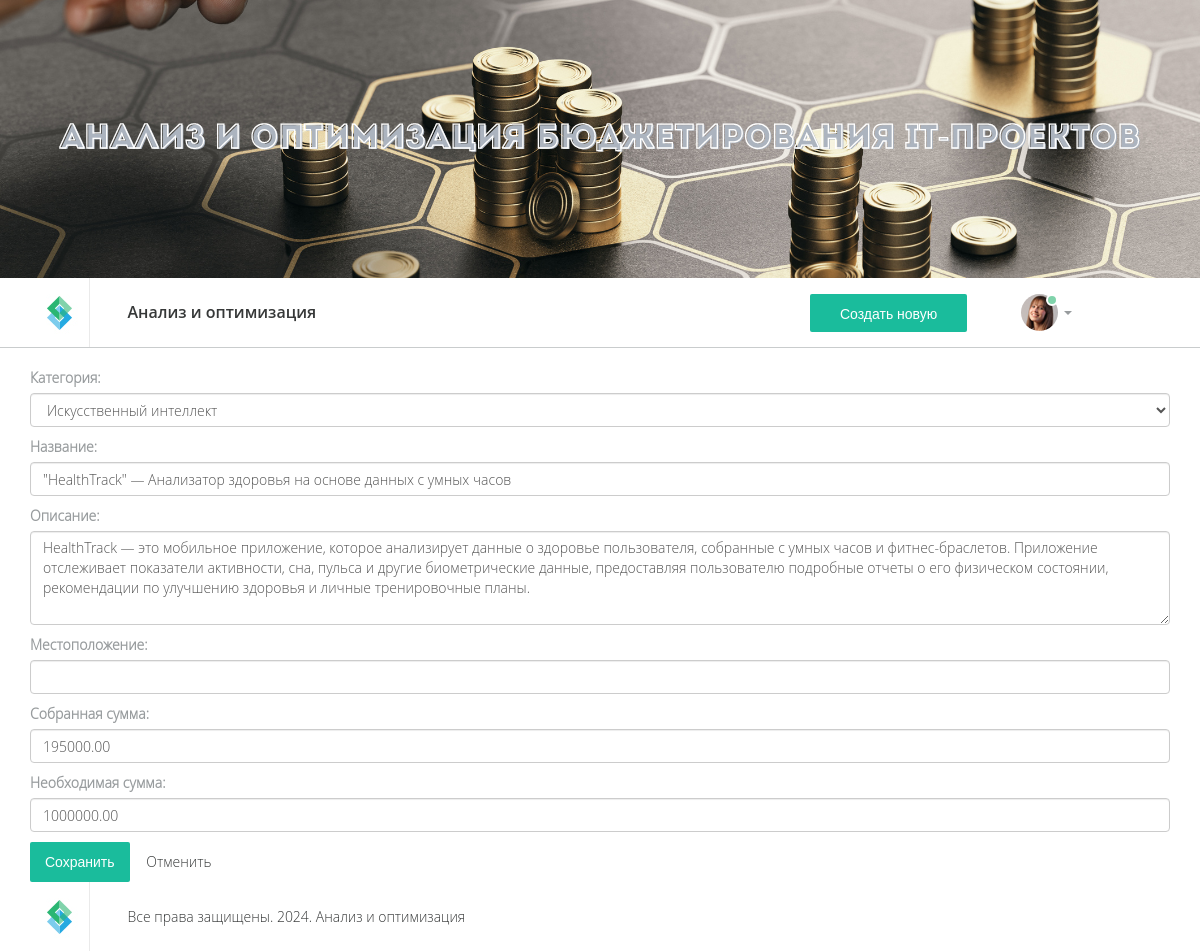
The app's page /forum/cityproblem/9/update/ (signed in) with its own data.
### forum/models.py (models this page shows, shortened)
class CityProblem(models.Model):
    title = models.CharField(max_length=200, verbose_name="Название")
    description = models.TextField(verbose_name="Описание")
    location = models.CharField(max_length=255, blank=True, verbose_name="Местоположение")
    created_at = models.DateTimeField(auto_now_add=True, verbose_name="Дата создания")
    updated_at = models.DateTimeField(auto_now=True, verbose_name="Дата обновления")
    author = models.ForeignKey(User, on_delete=models.CASCADE, related_name='city_problems', verbose_name="Автор")
    category = models.ForeignKey(Category, on_delete=models.SET_NULL, null=True, blank=True, verbose_name="Категория")
    collected_amount = models.DecimalField(max_digits=10, decimal_places=2, default=0.00,
                                           verbose_name="Собранная сумма")
    total_amount = models.DecimalField(max_digits=10, decimal_places=2, default=0.00, verbose_name="Необходимая сумма")
    class Meta:
        verbose_name = "IT проект"
        verbose_name_plural = "IT проекты"

### forum/views.py (the view, shortened to what this page needs)
# urls.py: path('cityproblem/<int:pk>/update/', views.CityProblemUpdateView.as_view(), name='cityproblem_update'),
class CityProblemUpdateView(LoginRequiredMixin, UpdateView):
    model = CityProblem
    form_class = CityProblemForm
    template_name = 'cityproblem_form.html'
    def get_queryset(self):
        return CityProblem.objects.filter(author=self.request.user)

### forum/forms.py
class CityProblemForm(forms.ModelForm):
    class Meta:
        model = CityProblem
        fields = ['category', 'title', 'description', 'location', 'collected_amount', 'total_amount']
        widgets = {
            'title': forms.TextInput(attrs={'class': 'form-control'}),
            'description': forms.Textarea(attrs={'class': 'form-control', 'rows': 4}),
            'location': forms.TextInput(attrs={'class': 'form-control'}),
            'category': forms.Select(attrs={'class': 'form-control'}),
            'collected_amount': forms.TextInput(attrs={'class': 'form-control'}),
            'total_amount': forms.TextInput(attrs={'class': 'form-control'}),
        }

### forum/models.py (called while the page is built)
    def __str__(self):
        return self.name

### templates/cityproblem_form.html (shortened to what this page needs)
{% extends "base.html" %}
{% block content %}
<div class="container mt-5">
    <form method="post">
        {{ form.as_p }}
        <button type="submit" class="btn btn-primary">Сохранить</button>
        <a href="{% url 'forum:cityproblem_list' %}" class="btn btn-secondary">Отменить</a>
    </form>
</div>
{% endblock %}

### static/css/custom.css (style rules this page uses)
body { font-family: 'Open Sans Light', sans-serif; font-size: 14px; color: #989c9e; }
a { color: #363838; }
.btn-primary { background-color: #1abc9c; box-shadow: none; border-radius: 2px; padding: 10px 15px; color: #ffffff; font-size: 14px; font-family: 'Open Sans Bold', sans-serif; border: none; }

### records on screen
CityProblem: category "Искусственный интеллект", title "\"HealthTrack\" — Анализатор здоровья на основе данных с умных часов", description "HealthTrack — это мобильное приложение, которое анализирует данные о здоровье пользователя, собранные с умных часов и фитнес-браслетов. Приложение отслеживает показатели активности, сна, пульса и другие биометрические данные, предоставляя пользователю подробные отчеты о его физическом состоянии, рекомендации по улучшению здоровья и личные тренировочные планы.", collected_amount "195000.00", total_amount "1000000.00"
